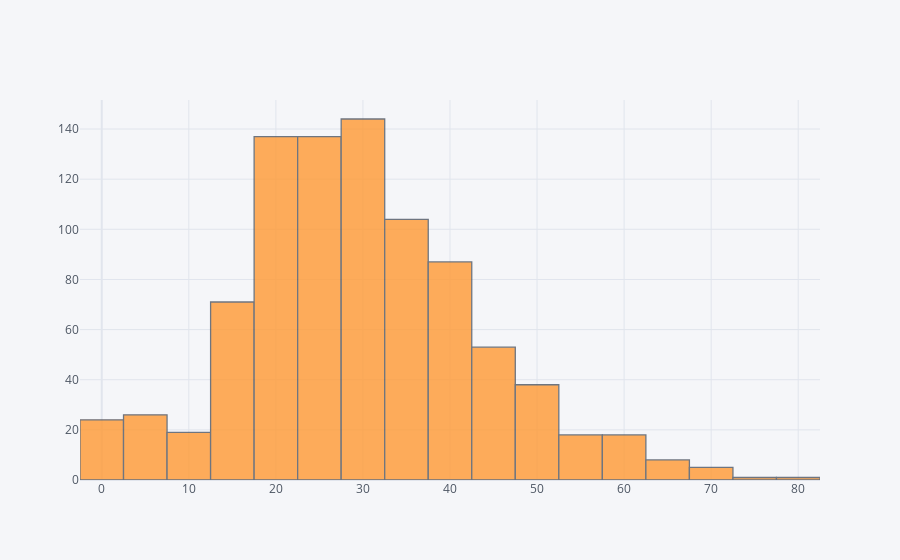

The notebook cell saved with this chart:
### Code cell
import cufflinks as cf
cf.go_offline()
train['Age'].iplot(kind='hist',bins=30)

### Figure 1 — Plotly figure (JSON) as saved in the notebook; plotly's stock layout.template omitted (floating-point values rounded to 4 significant figures; data arrays with more than 128 entries replaced by an {"elided": "..."} marker saying what was removed)
{"data": [{"histfunc": "count", "histnorm": "", "marker": {"color": "rgba(255, 153, 51, 1.0)", "line": {"color": "#4D5663", "width": 1.3}}, "name": "Age", "nbinsx": 30, "opacity": 0.8, "orientation": "v", "type": "histogram", "x": {"elided": "891 float values"}}], "layout": {"barmode": "overlay", "legend": {"bgcolor": "#F5F6F9", "font": {"color": "#4D5663"}}, "paper_bgcolor": "#F5F6F9", "plot_bgcolor": "#F5F6F9", "title": {"font": {"color": "#4D5663"}}, "xaxis": {"gridcolor": "#E1E5ED", "showgrid": true, "tickfont": {"color": "#4D5663"}, "title": {"font": {"color": "#4D5663"}, "text": ""}, "zerolinecolor": "#E1E5ED"}, "yaxis": {"gridcolor": "#E1E5ED", "showgrid": true, "tickfont": {"color": "#4D5663"}, "title": {"font": {"color": "#4D5663"}, "text": ""}, "zerolinecolor": "#E1E5ED"}}}
